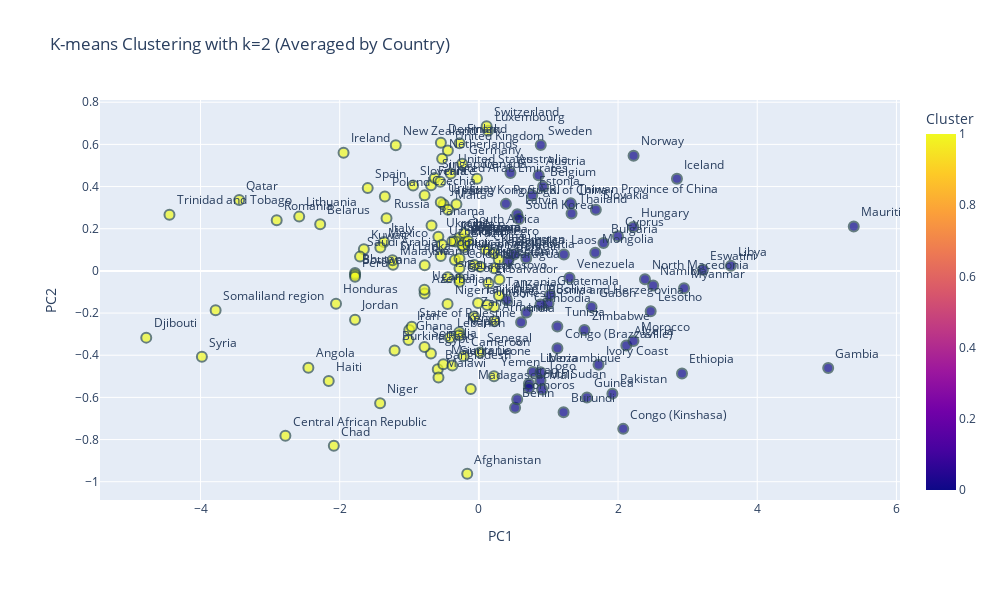
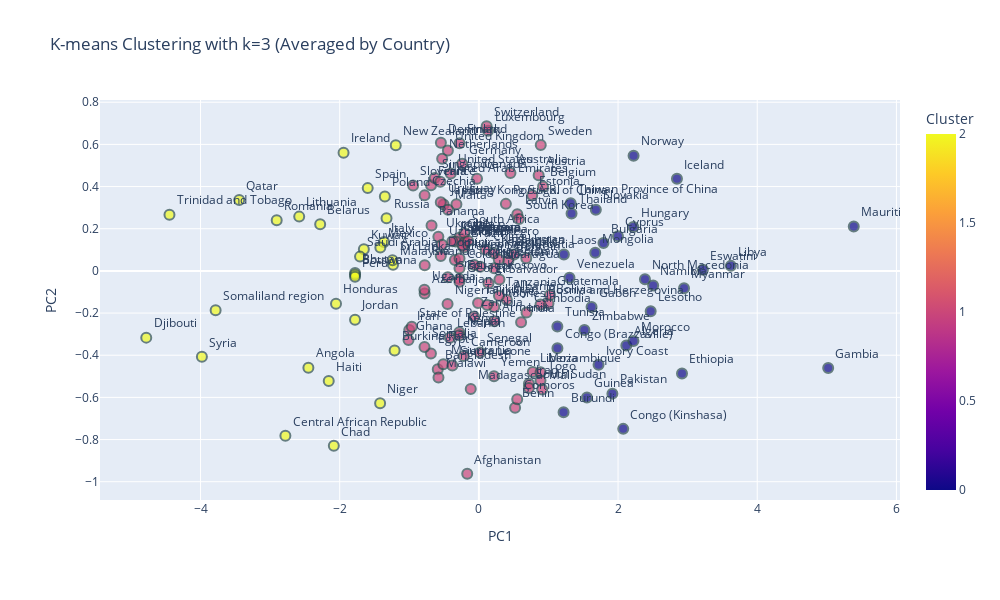
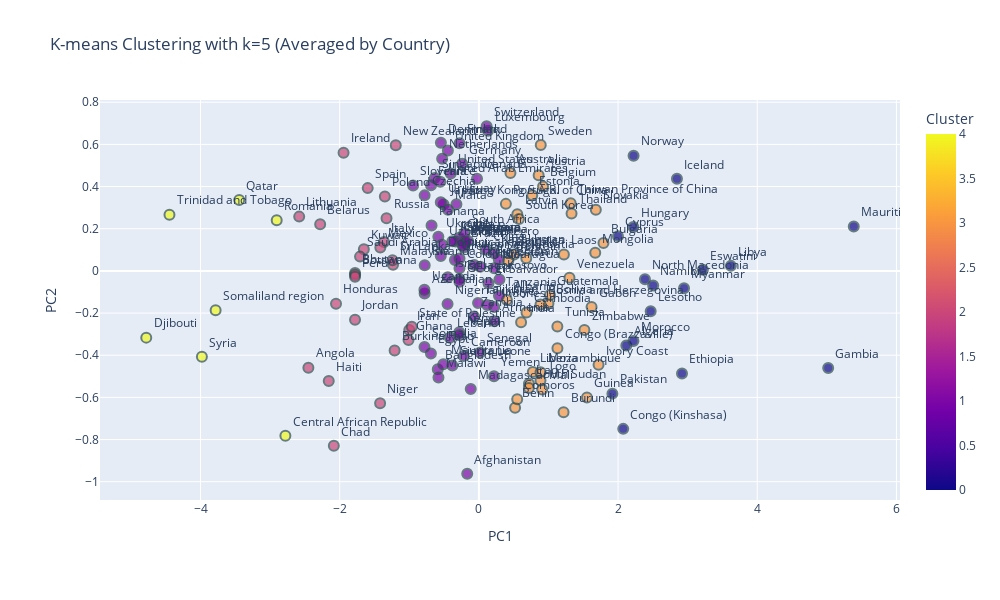

Notebook code cell kept with these figures, in order:
### Code cell
import plotly.express as px
import pandas as pd

# Assuming `pca_df_with_name` contains the PCA components, K-means labels, and country names
# Group the data by country and calculate the mean for each country's PCA scores
country_avg_df = pca_df_with_name.groupby('Country_Name')[['PC1', 'PC2']].mean().reset_index()

# Add the K-means labels to the averaged dataframe
country_avg_df['KMeans_2_Labels'] = kmeans2.labels_
country_avg_df['KMeans_5_Labels'] = kmeans5.labels_
country_avg_df['KMeans_8_Labels'] = kmeans8.labels_

# Plot for k=2 clusters with averaged country data
fig_2 = px.scatter(country_avg_df, 
                   x='PC1', y='PC2', 
                   color='KMeans_2_Labels',  # Color by k=2 cluster labels
                   hover_name='Country_Name',  # Show country names on hover
                   title="K-means with k=2 Clusters (Averaged by Country)",
                   labels={'KMeans_2_Labels': 'Cluster'},
                   opacity=0.7,  # Adjust opacity for points
                   text='Country_Name'  # Add country names as text
                  )

# Customize the layout (optional)
fig_2.update_traces(
    marker=dict(size=10, opacity=0.7, line=dict(width=2, color='DarkSlateGrey')),
    textposition='top right'  # Position the text to the top-right of the points
)

# Update the layout to increase spacing
fig_2.update_layout(
    title="K-means Clustering with k=2 (Averaged by Country)",
    xaxis_title="PC1",
    yaxis_title="PC2",
    legend_title="Cluster",
    width=1000,  # Increase width of the plot
    height=600,  # Increase height of the plot
    margin=dict(l=100, r=100, t=100, b=100)  # Increase margins for more space
)

# Show the first figure (k=2)
fig_2.show()

# Plot for k=5 clusters with averaged country data
fig_5 = px.scatter(country_avg_df, 
                   x='PC1', y='PC2', 
                   color='KMeans_5_Labels',  # Color by k=5 cluster labels
                   hover_name='Country_Name',  # Show country names on hover
                   title="K-means with k=3 Clusters (Averaged by Country)",
                   labels={'KMeans_5_Labels': 'Cluster'},
                   opacity=0.7,  # Adjust opacity for points
                   text='Country_Name'  # Add country names as text
                  )

# Customize the layout (optional)
fig_5.update_traces(
    marker=dict(size=10, opacity=0.7, line=dict(width=2, color='DarkSlateGrey')),
    textposition='top right'  # Position the text to the top-right of the points
)

# Update the layout to increase spacing
fig_5.update_layout(
    title="K-means Clustering with k=3 (Averaged by Country)",
    xaxis_title="PC1",
    yaxis_title="PC2",
    legend_title="Cluster",
    width=1000,  # Increase width of the plot
    height=600,  # Increase height of the plot
    margin=dict(l=100, r=100, t=100, b=100)  # Increase margins for more space
)

# Show the second figure (k=5)
fig_5.show()

# Plot for k=8 clusters with averaged country data
fig_8 = px.scatter(country_avg_df, 
                   x='PC1', y='PC2', 
                   color='KMeans_8_Labels',  # Color by k=8 cluster labels
                   hover_name='Country_Name',  # Show country names on hover
                   title="K-means with k=5 Clusters (Averaged by Country)",
                   labels={'KMeans_8_Labels': 'Cluster'},
                   opacity=0.7,  # Adjust opacity for points
                   text='Country_Name'  # Add country names as text
                  )

# Customize the layout (optional)
fig_8.update_traces(
    marker=dict(size=10, opacity=0.7, line=dict(width=2, color='DarkSlateGrey')),
    textposition='top right'  # Position the text to the top-right of the points
)

# Update the layout to increase spacing
fig_8.update_layout(
    title="K-means Clustering with k=5 (Averaged by Country)",
    xaxis_title="PC1",
    yaxis_title="PC2",
    legend_title="Cluster",
    width=1000,  # Increase width of the plot
    height=600,  # Increase height of the plot
    margin=dict(l=100, r=100, t=100, b=100)  # Increase margins for more space
)

# Show the third figure (k=8)
fig_8.show()

### Figure 1 — Plotly figure (JSON) as saved in the notebook; plotly's stock layout.template omitted (floating-point values rounded to 4 significant figures; data arrays with more than 128 entries replaced by an {"elided": "..."} marker saying what was removed)
{"data": [{"hovertemplate": "<b>%{hovertext}</b><br><br>PC1=%{x}<br>PC2=%{y}<br>Country_Name=%{text}<br>Cluster=%{marker.color}<extra></extra>", "hovertext": {"elided": "158 str values"}, "legendgroup": "", "marker": {"color": {"elided": "158 int values"}, "coloraxis": "coloraxis", "line": {"color": "DarkSlateGrey", "width": 2}, "opacity": 0.7, "size": 10, "symbol": "circle"}, "mode": "markers+text", "name": "", "orientation": "v", "showlegend": false, "text": {"elided": "158 str values"}, "textposition": "top right", "type": "scatter", "x": {"elided": "158 float values"}, "xaxis": "x", "y": {"elided": "158 float values"}, "yaxis": "y"}], "layout": {"coloraxis": {"colorbar": {"title": {"text": "Cluster"}}, "colorscale": [[0, "#0d0887"], [0.1111, "#46039f"], [0.2222, "#7201a8"], [0.3333, "#9c179e"], [0.4444, "#bd3786"], [0.5556, "#d8576b"], [0.6667, "#ed7953"], [0.7778, "#fb9f3a"], [0.8889, "#fdca26"], [1, "#f0f921"]]}, "height": 600, "legend": {"title": {"text": "Cluster"}, "tracegroupgap": 0}, "margin": {"b": 100, "l": 100, "r": 100, "t": 100}, "title": {"text": "K-means Clustering with k=2 (Averaged by Country)"}, "width": 1000, "xaxis": {"anchor": "y", "domain": [0, 1], "title": {"text": "PC1"}}, "yaxis": {"anchor": "x", "domain": [0, 1], "title": {"text": "PC2"}}}}

### Figure 2 — Plotly figure (JSON) as saved in the notebook; plotly's stock layout.template omitted (floating-point values rounded to 4 significant figures; data arrays with more than 128 entries replaced by an {"elided": "..."} marker saying what was removed)
{"data": [{"hovertemplate": "<b>%{hovertext}</b><br><br>PC1=%{x}<br>PC2=%{y}<br>Country_Name=%{text}<br>Cluster=%{marker.color}<extra></extra>", "hovertext": {"elided": "158 str values"}, "legendgroup": "", "marker": {"color": {"elided": "158 int values"}, "coloraxis": "coloraxis", "line": {"color": "DarkSlateGrey", "width": 2}, "opacity": 0.7, "size": 10, "symbol": "circle"}, "mode": "markers+text", "name": "", "orientation": "v", "showlegend": false, "text": {"elided": "158 str values"}, "textposition": "top right", "type": "scatter", "x": {"elided": "158 float values"}, "xaxis": "x", "y": {"elided": "158 float values"}, "yaxis": "y"}], "layout": {"coloraxis": {"colorbar": {"title": {"text": "Cluster"}}, "colorscale": [[0, "#0d0887"], [0.1111, "#46039f"], [0.2222, "#7201a8"], [0.3333, "#9c179e"], [0.4444, "#bd3786"], [0.5556, "#d8576b"], [0.6667, "#ed7953"], [0.7778, "#fb9f3a"], [0.8889, "#fdca26"], [1, "#f0f921"]]}, "height": 600, "legend": {"title": {"text": "Cluster"}, "tracegroupgap": 0}, "margin": {"b": 100, "l": 100, "r": 100, "t": 100}, "title": {"text": "K-means Clustering with k=3 (Averaged by Country)"}, "width": 1000, "xaxis": {"anchor": "y", "domain": [0, 1], "title": {"text": "PC1"}}, "yaxis": {"anchor": "x", "domain": [0, 1], "title": {"text": "PC2"}}}}

### Figure 3 — Plotly figure (JSON) as saved in the notebook; plotly's stock layout.template omitted (floating-point values rounded to 4 significant figures; data arrays with more than 128 entries replaced by an {"elided": "..."} marker saying what was removed)
{"data": [{"hovertemplate": "<b>%{hovertext}</b><br><br>PC1=%{x}<br>PC2=%{y}<br>Country_Name=%{text}<br>Cluster=%{marker.color}<extra></extra>", "hovertext": {"elided": "158 str values"}, "legendgroup": "", "marker": {"color": {"elided": "158 int values"}, "coloraxis": "coloraxis", "line": {"color": "DarkSlateGrey", "width": 2}, "opacity": 0.7, "size": 10, "symbol": "circle"}, "mode": "markers+text", "name": "", "orientation": "v", "showlegend": false, "text": {"elided": "158 str values"}, "textposition": "top right", "type": "scatter", "x": {"elided": "158 float values"}, "xaxis": "x", "y": {"elided": "158 float values"}, "yaxis": "y"}], "layout": {"coloraxis": {"colorbar": {"title": {"text": "Cluster"}}, "colorscale": [[0, "#0d0887"], [0.1111, "#46039f"], [0.2222, "#7201a8"], [0.3333, "#9c179e"], [0.4444, "#bd3786"], [0.5556, "#d8576b"], [0.6667, "#ed7953"], [0.7778, "#fb9f3a"], [0.8889, "#fdca26"], [1, "#f0f921"]]}, "height": 600, "legend": {"title": {"text": "Cluster"}, "tracegroupgap": 0}, "margin": {"b": 100, "l": 100, "r": 100, "t": 100}, "title": {"text": "K-means Clustering with k=5 (Averaged by Country)"}, "width": 1000, "xaxis": {"anchor": "y", "domain": [0, 1], "title": {"text": "PC1"}}, "yaxis": {"anchor": "x", "domain": [0, 1], "title": {"text": "PC2"}}}}
